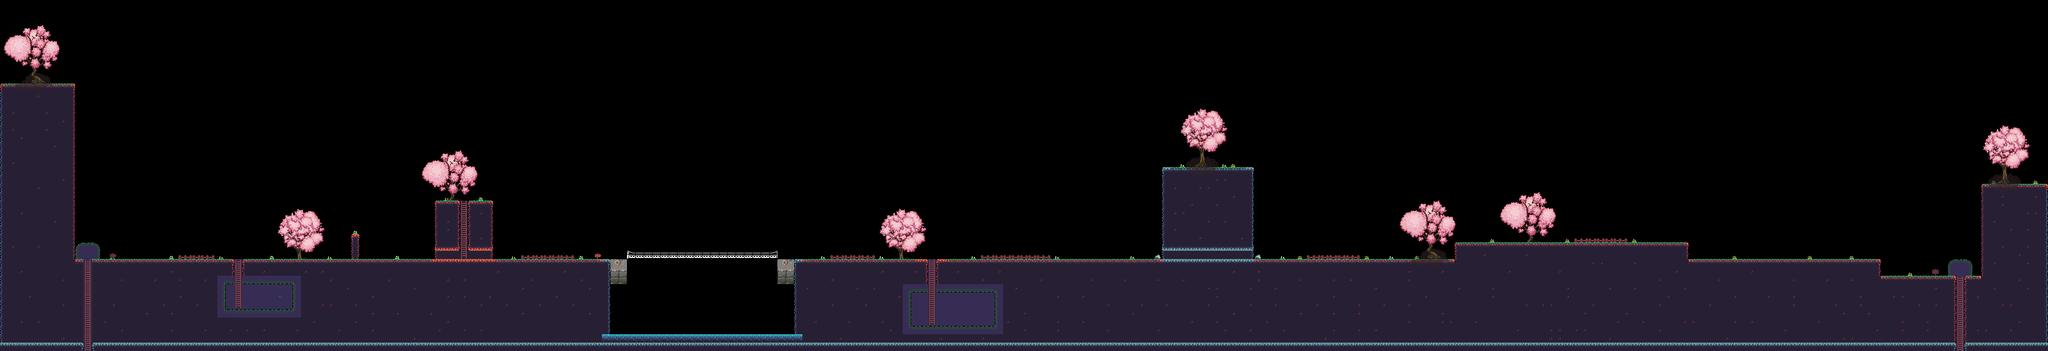

Below is a game level as drawn by its tile map, then a one-line description and the .tmx that defines it (tile-layer data replaced by summaries):
An orthogonal 245x42 tile map with 16x16 px tiles, 2 tile layers (Слой тайлов 1, Слой тайлов 2), 3 tilesets and 41 objects (hero).

<map version="1.8" tiledversion="1.8.5" orientation="orthogonal" renderorder="right-down" width="245" height="42" tilewidth="16" tileheight="16" infinite="0" nextlayerid="7" nextobjectid="54">
 <tileset firstgid="1" name="1626794363_10-kartinkin-com-p-piksel-art-taili-art-krasivo-10" tilewidth="16" tileheight="16" tilecount="4096" columns="64">
  <image source="1626794363_10-kartinkin-com-p-piksel-art-taili-art-krasivo-10.png" width="1024" height="1024" />
 </tileset>
 <tileset firstgid="4097" name="monochrome_tilemap_transparent" tilewidth="16" tileheight="16" tilecount="441" columns="21">
  <image source="monochrome_tilemap_transparent.png" width="339" height="339" />
 </tileset>
 <tileset firstgid="4538" name="sheet" tilewidth="16" tileheight="16" tilecount="136" columns="17">
  <image source="sheet.png" width="272" height="128" />
 </tileset>
 <layer id="1" name="Слой тайлов 1" width="245" height="42">
  <data>[10290 cells, 3064 non-empty, 48 distinct tile ids]</data>
 </layer>
 <objectgroup id="5" name="land">
  <object id="25" x="0.583333" y="160.167" width="143" height="336.333">
   <properties>
    <property name="density" type="float" value="1" />
    <property name="friction" type="float" value="0.25" />
    <property name="gravityScale" type="float" value="1" />
    <property name="name" value="wall" />
    <property name="restitution" type="float" value="0.125" />
    <property name="type" value="StaticBody" />
   </properties>
  </object>
  <object id="26" x="0.25" y="496.132" width="430.255" height="175.159">
   <properties>
    <property name="density" type="float" value="1" />
    <property name="friction" type="float" value="0.25" />
    <property name="gravityScale" type="float" value="1" />
    <property name="name" value="wall" />
    <property name="restitution" type="float" value="0.125" />
    <property name="type" value="StaticBody" />
   </properties>
  </object>
  <object id="28" x="228.667" y="443.667" width="16" height="16">
   <properties>
    <property name="density" type="float" value="1" />
    <property name="friction" type="float" value="0.25" />
    <property name="gravityScale" type="float" value="1" />
    <property name="name" value="wall" />
    <property name="restitution" type="float" value="0.125" />
    <property name="type" value="DynamicBody" />
   </properties>
  </object>
  <object id="29" x="560.894" y="496.152" width="606.386" height="175.681">
   <properties>
    <property name="density" type="float" value="1" />
    <property name="friction" type="float" value="0.25" />
    <property name="gravityScale" type="float" value="1" />
    <property name="name" value="wall" />
    <property name="restitution" type="float" value="0.125" />
    <property name="type" value="StaticBody" />
   </properties>
  </object>
  <object id="30" x="238.333" y="411" width="17.6667" height="21.6667">
   <properties>
    <property name="density" type="float" value="1" />
    <property name="friction" type="float" value="0.25" />
    <property name="gravityScale" type="float" value="15" />
    <property name="name" value="circle" />
    <property name="restitution" type="float" value="1" />
    <property name="type" value="DynamicBody" />
   </properties>
   <ellipse />
  </object>
  <object id="31" x="429.561" y="593.5" width="131.545" height="78.6663">
   <properties>
    <property name="density" type="float" value="1" />
    <property name="friction" type="float" value="0.25" />
    <property name="gravityScale" type="float" value="1" />
    <property name="name" value="wall" />
    <property name="restitution" type="float" value="0.125" />
    <property name="type" value="StaticBody" />
   </properties>
  </object>
  <object id="32" x="463.915" y="496.145" width="96.9299" height="47.188">
   <properties>
    <property name="density" type="float" value="1" />
    <property name="friction" type="float" value="0.25" />
    <property name="gravityScale" type="float" value="1" />
    <property name="name" value="wall" />
    <property name="restitution" type="float" value="0.125" />
    <property name="type" value="StaticBody" />
   </properties>
  </object>
  <object id="33" x="430.561" y="496.043" width="17.276" height="46.6228">
   <properties>
    <property name="density" type="float" value="1" />
    <property name="friction" type="float" value="0.25" />
    <property name="gravityScale" type="float" value="1" />
    <property name="name" value="wall" />
    <property name="restitution" type="float" value="0.125" />
    <property name="type" value="StaticBody" />
   </properties>
  </object>
  <object id="35" x="1167.89" y="655.333" width="354.212" height="15.833">
   <properties>
    <property name="density" type="float" value="1" />
    <property name="friction" type="float" value="0.25" />
    <property name="gravityScale" type="float" value="1" />
    <property name="name" value="wall" />
    <property name="restitution" type="float" value="0.125" />
    <property name="type" value="StaticBody" />
   </properties>
  </object>
  <object id="36" x="1167.2" y="496.084" width="352.755" height="21.8983">
   <properties>
    <property name="density" type="float" value="1" />
    <property name="friction" type="float" value="0.25" />
    <property name="gravityScale" type="float" value="1" />
    <property name="name" value="wall" />
    <property name="restitution" type="float" value="0.125" />
    <property name="type" value="StaticBody" />
   </properties>
  </object>
  <object id="37" x="1520.02" y="496.126" width="223.582" height="172.957">
   <properties>
    <property name="density" type="float" value="1" />
    <property name="friction" type="float" value="0.25" />
    <property name="gravityScale" type="float" value="1" />
    <property name="name" value="wall" />
    <property name="restitution" type="float" value="0.125" />
    <property name="type" value="StaticBody" />
   </properties>
  </object>
  <object id="42" x="832.061" y="385.5" width="47.9203" height="94.083">
   <properties>
    <property name="density" type="float" value="1" />
    <property name="friction" type="float" value="0.25" />
    <property name="gravityScale" type="float" value="1" />
    <property name="name" value="wall" />
    <property name="restitution" type="float" value="0.125" />
    <property name="type" value="StaticBody" />
   </properties>
  </object>
  <object id="43" x="896.165" y="383.959" width="47.1703" height="95.958">
   <properties>
    <property name="density" type="float" value="1" />
    <property name="friction" type="float" value="0.25" />
    <property name="gravityScale" type="float" value="1" />
    <property name="name" value="wall" />
    <property name="restitution" type="float" value="0.125" />
    <property name="type" value="StaticBody" />
   </properties>
  </object>
  <object id="44" x="1905.4" y="496.147" width="880.082" height="172.957">
   <properties>
    <property name="density" type="float" value="1" />
    <property name="friction" type="float" value="0.25" />
    <property name="gravityScale" type="float" value="1" />
    <property name="name" value="wall" />
    <property name="restitution" type="float" value="0.125" />
    <property name="type" value="StaticBody" />
   </properties>
  </object>
  </objectgroup>
 <objectgroup id="6" name="Слой объектов 2">
  <!-- 18 objects omitted --></objectgroup>
 <layer id="2" name="Слой тайлов 2" width="245" height="42">
  <data>[10290 cells, 453 non-empty, 204 distinct tile ids]</data>
 </layer>
 <objectgroup id="3" name="coins">
  <!-- 17 objects omitted --></objectgroup>
</map>
<!-- 27 of 41 objects omitted -->
